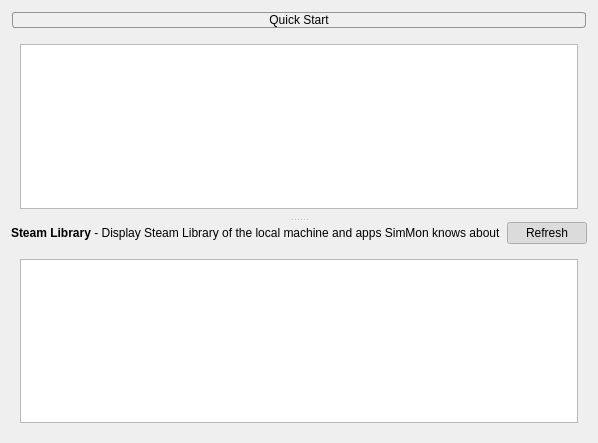
<?xml version="1.0" encoding="UTF-8"?>
<ui version="4.0">
 <class>quickWidget</class>
 <widget class="QWidget" name="quickWidget">
  <property name="geometry">
   <rect>
    <x>0</x>
    <y>0</y>
    <width>541</width>
    <height>443</height>
   </rect>
  </property>
  <property name="windowTitle">
   <string>Form</string>
  </property>
  <layout class="QVBoxLayout" name="verticalLayout_5">
   <item>
    <widget class="QSplitter" name="splitter">
     <property name="orientation">
      <enum>Qt::Vertical</enum>
     </property>
     <widget class="QWidget" name="widget" native="true">
      <layout class="QVBoxLayout" name="verticalLayout">
       <item>
        <widget class="QPushButton" name="quickExpandBtn">
         <property name="enabled">
          <bool>true</bool>
         </property>
         <property name="styleSheet">
          <string notr="true">background: rgba(100, 100, 100,0); border: 1px solid; border-radius: 3px; border-color: rgb(146, 146, 146); margin: 1px;</string>
         </property>
         <property name="text">
          <string>Quick Start</string>
         </property>
         <property name="checkable">
          <bool>false</bool>
         </property>
         <property name="checked">
          <bool>false</bool>
         </property>
        </widget>
       </item>
       <item>
        <widget class="QWidget" name="quickExpandWidget" native="true">
         <property name="sizePolicy">
          <sizepolicy hsizetype="Preferred" vsizetype="Expanding">
           <horstretch>0</horstretch>
           <verstretch>0</verstretch>
          </sizepolicy>
         </property>
         <layout class="QVBoxLayout" name="verticalLayout_2">
          <item>
           <widget class="QTextBrowser" name="quickTextBrowser"/>
          </item>
         </layout>
        </widget>
       </item>
      </layout>
     </widget>
     <widget class="QWidget" name="widget_2" native="true">
      <layout class="QVBoxLayout" name="verticalLayout_4">
       <item>
        <layout class="QHBoxLayout" name="horizontalLayout">
         <property name="topMargin">
          <number>0</number>
         </property>
         <item>
          <widget class="QLabel" name="label">
           <property name="text">
            <string>&lt;html&gt;&lt;head/&gt;&lt;body&gt;&lt;p&gt;&lt;span style=&quot; font-weight:600;&quot;&gt;Steam Library&lt;/span&gt; - Display Steam Library of the local machine and apps SimMon knows about&lt;/p&gt;&lt;/body&gt;&lt;/html&gt;</string>
           </property>
          </widget>
         </item>
         <item alignment="Qt::AlignRight">
          <widget class="QPushButton" name="steamExpandBtn">
           <property name="text">
            <string>Refresh</string>
           </property>
           <property name="icon">
            <iconset resource="res.qrc">
             <normaloff>:/main/call_split-24px.svg</normaloff>:/main/call_split-24px.svg</iconset>
           </property>
           <property name="checkable">
            <bool>true</bool>
           </property>
           <property name="checked">
            <bool>true</bool>
           </property>
          </widget>
         </item>
        </layout>
       </item>
       <item>
        <widget class="QWidget" name="steamExpandWidget" native="true">
         <property name="sizePolicy">
          <sizepolicy hsizetype="Preferred" vsizetype="Expanding">
           <horstretch>0</horstretch>
           <verstretch>0</verstretch>
          </sizepolicy>
         </property>
         <layout class="QVBoxLayout" name="verticalLayout_3">
          <item>
           <widget class="QTableWidget" name="steamTable">
            <property name="alternatingRowColors">
             <bool>true</bool>
            </property>
            <property name="showGrid">
             <bool>false</bool>
            </property>
            <property name="sortingEnabled">
             <bool>true</bool>
            </property>
           </widget>
          </item>
         </layout>
        </widget>
       </item>
      </layout>
     </widget>
    </widget>
   </item>
  </layout>
 </widget>
 <resources>
  <include location="res.qrc"/>
 </resources>
 <connections/>
</ui>
